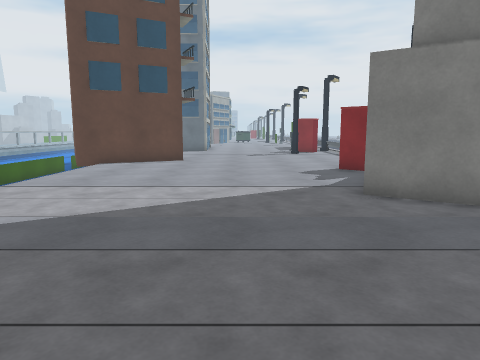
[1] (above)

15 first-person views from a walk through a scene from a Unity 3-D project. The camera is 1.3 m above the floor, tilts 8° down and sees 70° across. The floor is counted in squares, 1 m on a side. Each view is taken from the middle of a square. On the plan, view 1 faces up. The plan holds only what a view shows up to about 15 squares ahead; the rest is blank. The place goes on beyond the plan. The player is left out. Some surface patterns are stand-ins.

[2]
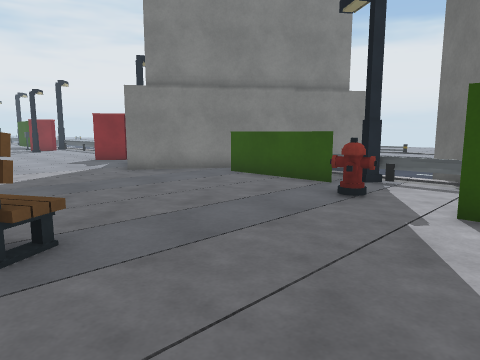

[3]
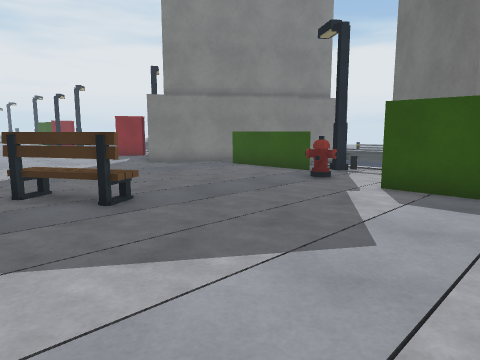

[4]
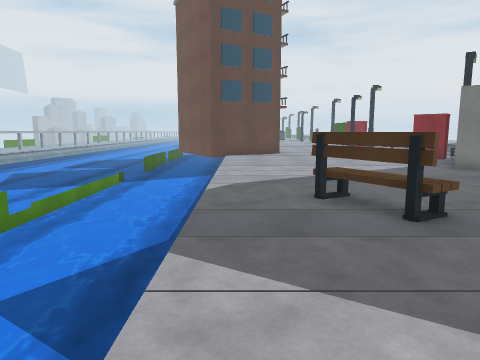

[5]
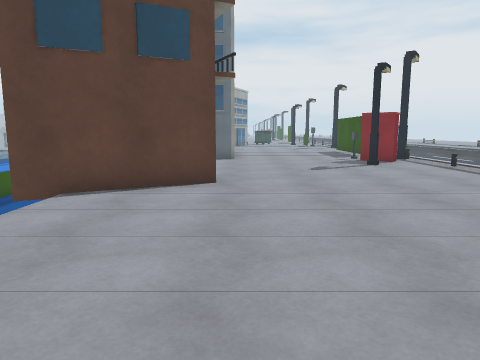

[6]
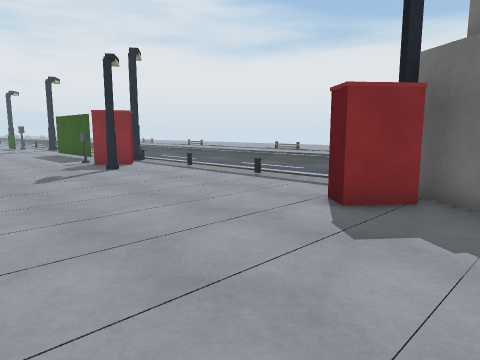

[7]
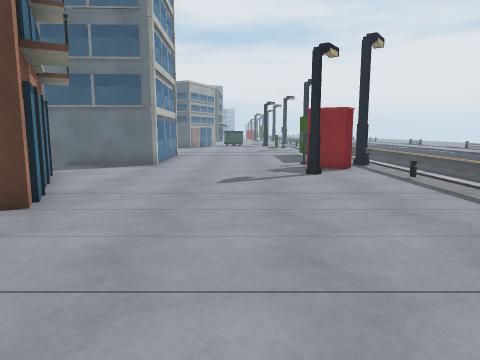

[8]
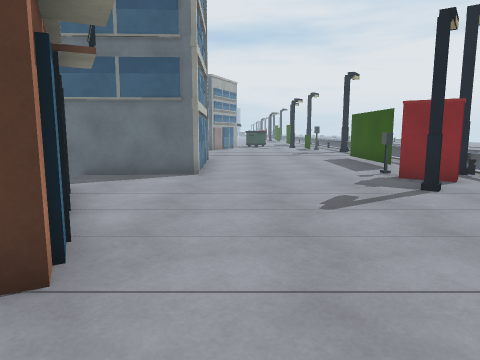

[9]
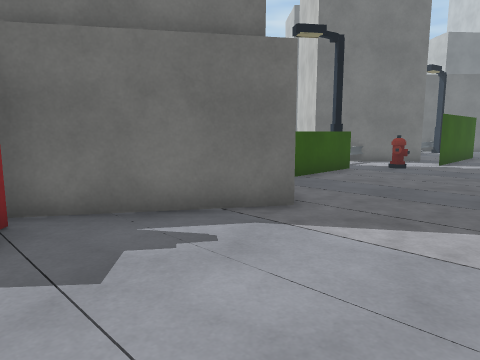

[10]
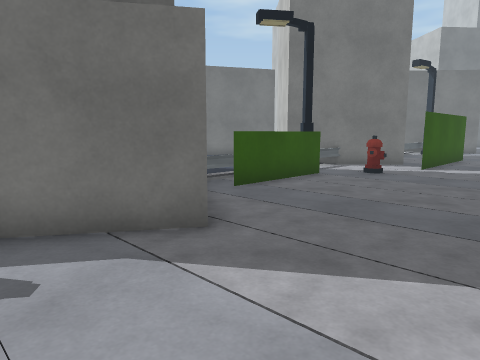

[11]
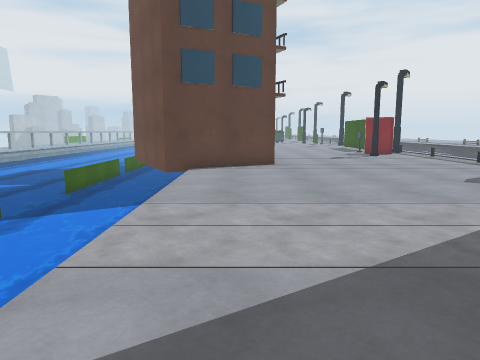

[12]
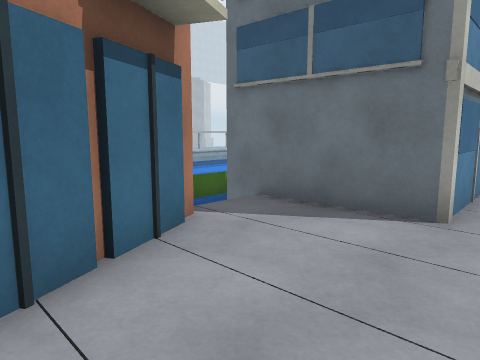

[13]
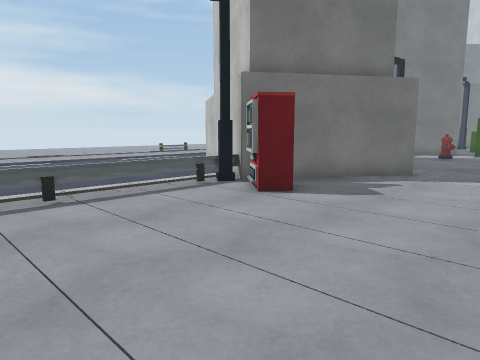

[14]
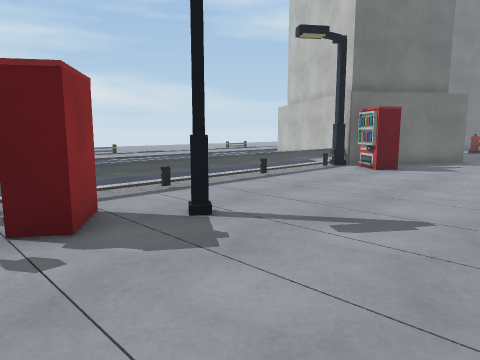

[15]
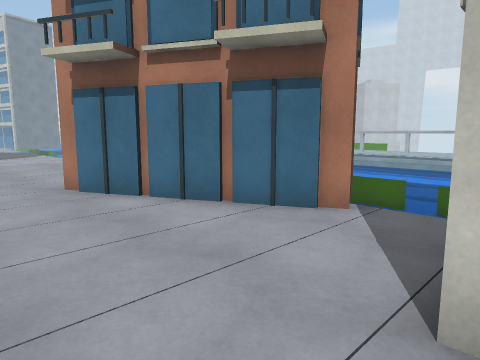

### Floor plan
Key: @ floor where view 1 was taken; # wall or solid block; x gap in a wall; . floor; = window, fence, low wall or low ledge; ≈ water the walk keeps out of; O other object.
Columns run from 7 left of view 1 to 8 right of it. Each row starts with its distance up from view 1.
 24   ###O.....x O
 23 OO#........OO#
 22  ≈.........OO=.
 21 ≈≈#.......O..=.
 20 ≈ #..........=.
 19    #.........=.
 18    #.........=.
 17     #........=.
 16 ≈   #........=.
 15 ≈ ##.........=.
 14 ≈x...........=.
 13 ≈≈...........=.
 12 ≈≈.........OOO.
 11 ≈≈.........O###
 10 ≈≈..........#
  9 ≈≈.........##
  8 ≈≈........##
  7 ≈≈........##
  6 ≈≈.........###
  5 ≈≈...........##
  4 ≈≈..........#=##
  3 ≈≈..........#=.#
  2 ≈≈..O.......#
  1 ≈≈..OO......#=
  0 ≈≈...O.@...O.O
 -1 ≈≈........OO.=##
 -2 ≈≈...........###
 -3  ≈........#.##
 -4   ........###
 -5   ........#
 -6   . ..   .#

Positions as (right, up) in squares from view 1, and headings:
1: (0, 0), facing up
2: (-3, -4), facing up-right
3: (-5, -6), facing up-right
4: (-5, -5), facing up
5: (-2, 7), facing up
6: (-2, 9), facing up-right
7: (1, 10), facing up
8: (-1, 13), facing up
9: (-1, 12), facing down-right
10: (-1, 10), facing down-right
11: (-4, 2), facing up
12: (-1, 18), facing up-left
13: (-1, 18), facing down-right
14: (-1, 24), facing down-right
15: (0, 24), facing down-left
